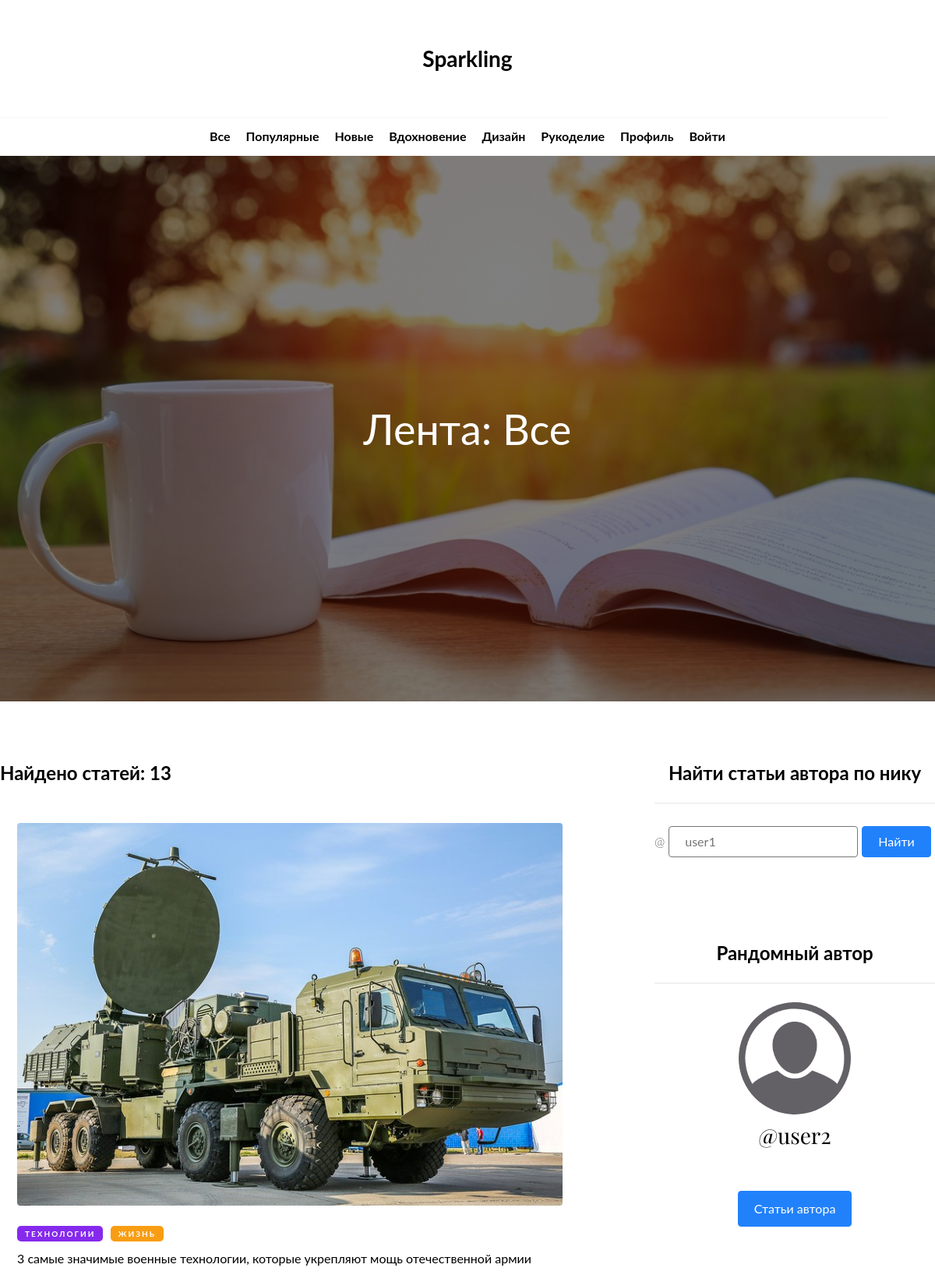
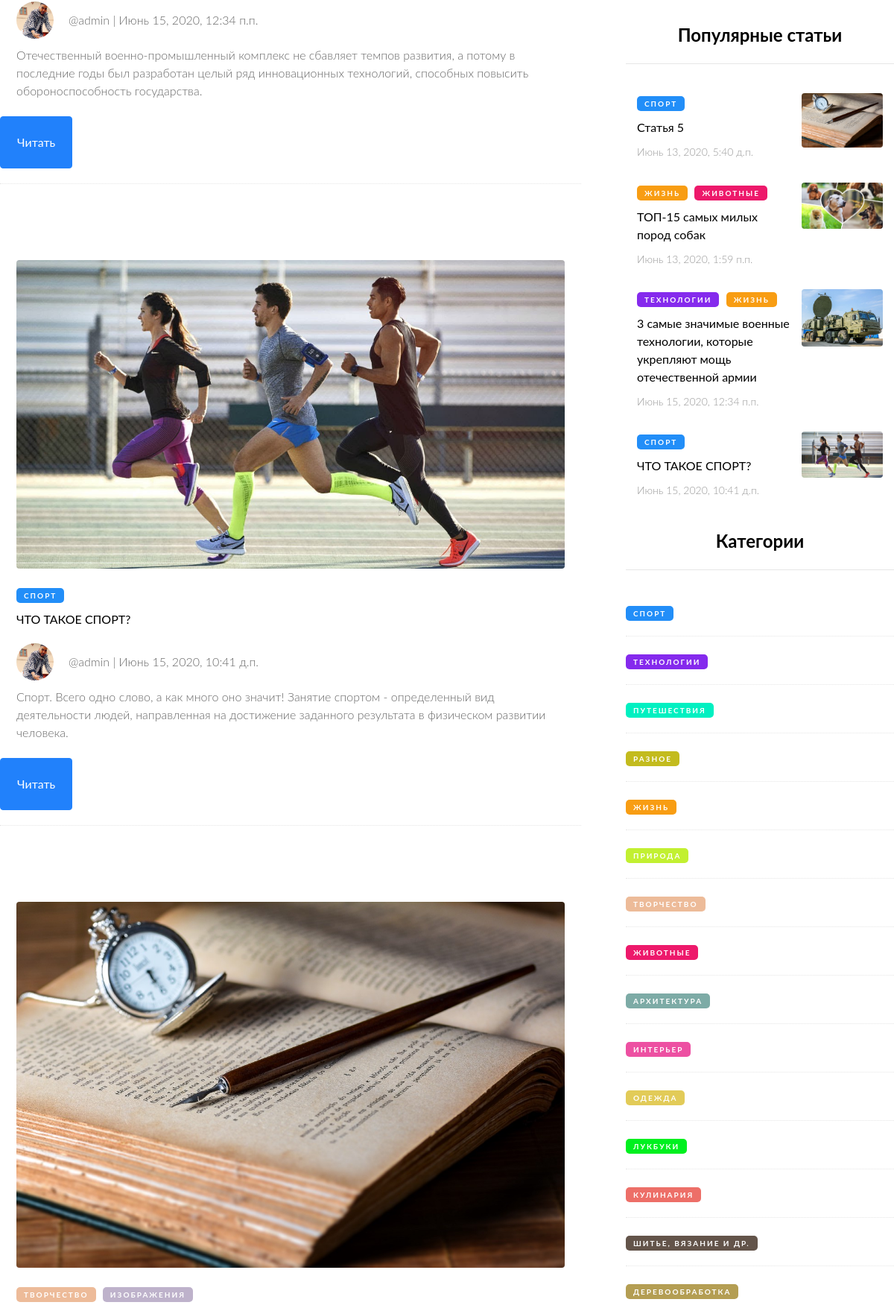
Page /main/feed/ (upper part) on the committed database (2 pictures, top to bottom).
### main/models.py (models this page shows, shortened)
class Part(models.Model):
    name = models.CharField("Название", max_length=20)
    class Meta:
        verbose_name = "Раздел"
        verbose_name_plural = "Разделы"
    def __str__(self):
        return str(self.name)

class Post(models.Model):
    number = models.CharField("№ в последовательности статей", max_length=4,
                              null=True, blank=True, default="~",
                              help_text="*Необязательное поле. Ненумерованные статьи располагаются после нумерованых в порядке их создания")
    user = models.ForeignKey(User, on_delete=models.CASCADE, related_name="post")
    title = models.CharField("Название", max_length=100)
    annotation = models.CharField("Краткая аннотация", max_length=200)
    preview = models.ImageField('Изображение', upload_to='main/post/preview',
                                blank=True, default="main/post/preview/def_post_img.jpg")
    category = models.ManyToManyField(Category, related_name="post", blank=True,
                                      default=[Category.objects.get(name="Разное").id],
                                      help_text="*Удерживайте «Control» или «Command» на Mac, чтобы выбрать более одного")
    tag = models.ManyToManyField(Tag, related_name="post", blank=True,
                                 help_text="*Удерживайте «Control» или «Command» на Mac, чтобы выбрать более одного")
    date = models.DateTimeField("Дата", auto_now_add=True)
    content = models.TextField("Текст статьи", blank=True, default="",
                               help_text="*Вы можете писать в виде html-разметки или просто текст<br>**Потяните за угол, чтоб изменить размер этого поля")
    moderated = models.BooleanField("Прошла проверку", default=False)
    class Meta:
        ordering = ['number', 'id']
        verbose_name = "Статья"
        verbose_name_plural = "Статьи"
    def __str__(self):
        return str(self.user) + " - " + str(self.title)

class Category(models.Model):
    name = models.CharField("Название", max_length=20)
    colr = models.CharField("Цвет", max_length=10)
    part = models.ForeignKey(Part, on_delete=models.SET_DEFAULT, related_name="category", default=Part.objects.get(name="Вдохновение").id)
    class Meta:
        verbose_name = "Категория"
        verbose_name_plural = "Категории"
    def __str__(self):
        return str(self.name)

class UserData(models.Model):
    user = models.OneToOneField(User, on_delete=models.CASCADE, related_name="user_data")
    photo = models.ImageField('Фото', upload_to='main/user_data/photo', blank=True, default="main/user_data/photo/def_ava.jpg", help_text="Портретная ориентация, лучше квадратное изображение")
    annotation = models.CharField("Кратко о Вас", max_length=200, default=" ")

### main/views.py (the view, shortened to what this page needs)
# urls.py: path('feed/', main_views.feed, name='feed'),
def feed(request):
    if request.method == "POST":
        if "author_search" in request.POST:
            curr_author = get_object_or_404(User.objects, username=request.POST.get("author_search"))
            return HttpResponseRedirect(('{}?author_id=' + str(curr_author.id)).format(reverse('feed', kwargs={})))
    else:
        tags = my_models.Tag.objects.all()
        auth_count = User.objects.count()
        ix = randint(0, auth_count - 1)
        random_user = User.objects.all()[ix:ix + 1][0]
        content = my_models.Post.objects.all()
        curr_author = None
        if "author_id" in request.GET:
            curr_author = get_object_or_404(User.objects, id=request.GET.get("author_id"))
            content = content.filter(user=curr_author)
        curr_category = None
        if "category_id" in request.GET:
            curr_category = get_object_or_404(my_models.Category.objects, id=request.GET.get("category_id"))
            content = content.filter(category=curr_category)
        curr_tag = None
        if "tag_id" in request.GET:
            curr_tag = get_object_or_404(my_models.Tag.objects, id=request.GET.get("tag_id"))
            content = content.filter(tag=curr_tag)
        curr_part = None
        if "part_id" in request.GET:
            curr_part = get_object_or_404(my_models.Part.objects,   id=request.GET.get("part_id"))
            content = content.filter(category__part=curr_part)
        content_len = content.count()
        return render(request, 'main/feed.html', {
            'parts': my_models.Part.objects.all(),
            "tags": tags,
            "random_user": random_user,
            "four_popular_posts": sorted(my_models.Post.objects.all(), key=lambda x: x.comment.count(), reverse=True)[0:4],
            "author_id": request.GET.get("author_id", False),
            "category_id": request.GET.get("category_id", False),
            "tag_id": request.GET.get("tag_id", False),
            "part_id": request.GET.get("part_id", False),
            "sort": request.GET.get("sort", False),
            "curr_author": curr_author,
            "curr_category": curr_category,
            "curr_tag": curr_tag,
            "curr_part": curr_part,
            "content": content,
            "content_len": content_len,
        })

### main/models.py (called while the page is built)
    def __str__(self):
        return str(self.name)

### templates/main/feed.html (shortened to what this page needs)
{% extends "main/base.html" %}
{% load static %}
{% block body_class %}feed{% endblock %}
{% block main_block %}
    <section class="banner">
        <div class="banner-overlay">
            <div class="banner__content">
                {% if author_id %}
                    <h1>Лента<br>Автор: {{ curr_author.last_name }} {{ curr_author.first_name }} @{{ curr_author.username }}</h1>
                {% elif category_id %}
                    <div class="category-tag" style="background-color: {{ curr_category.colr }};">{{ curr_category }}</div>
                    <h1>Лента<br>Категория: {{ curr_category }}</h1>
                {% elif tag_id %}
                    <div class="category-tag">{{ curr_tag }}</div>
                    <h1>Лента<br>Тег: {{ curr_tag }}</h1>
                {% elif part_id %}
                    <h1>Лента<br>Раздел: {{ curr_part }}</h1>
                {% elif sort %}
                    <h1>Лента<br>Сортировка: {% if sort == "new" %}Новые{% elif sort == "popular" %}Популярные{% endif %}</h1>
                {% else %}
                    <h1>Лента: Все</h1>
                {% endif %}
            </div>
        </div>
    </section>
    <div class="with-side-bar-wrapper">
        <main>
            <div class="dynamic-block">
                <p class="h3">Найдено статей: {{ content_len }}</p>
                <ul class="post-preview-middle-list lvl-1">
                    {% for postt in content %}
                    <li class="post-preview-middle">
                        <a href="{% url 'post' %}?post_id={{ postt.id }}">
                            <img src="{{ postt.preview.url }}" alt="{{ postt }}">
                            <div class="post-preview-small__info">
                                <div class="post-preview-small__tags">
                                    {% for categorr in postt.category.all %}
                                        <span class="category-tag" style="background-color: {{ categorr.colr }};">{{ categorr }}</span>
                                    {% endfor %}
                                </div>
                                <span class="post-preview-small__title">{{ postt.title }}</span>
                                <div class="author-info"><span class="author-info__img"><img src="{{ postt.user.user_data.photo.url }}" alt="{{ postt.user }}"></span>{{ postt.user.last_name }} {{ postt.user.first_name }} @{{ postt.user.username }} | {{ postt.date }}</div>
                                <span class="post-preview-small__annotation">{{ postt.annotation }}</span>
                            </div>
                        </a>
                        <a class="button" href="{% url 'post' %}?post_id={{ postt.id }}">Читать</a>
                    </li>
                    {% endfor %}
                </ul>
            </div>
        </main>
        <div class="side-bar">
            <form method="POST">
                <h3>Найти статьи автора по нику</h3>
                <label for="author_search_input">@</label><input type="text" name="author_search" placeholder="user1" id="author_search_input"><button class="button" type="submit">Найти</button>
            </form>
            <div class="random-author">
                <h3>Рандомный автор</h3>
                <a href="{% url 'feed' %}?author_id={{ random_user.id }}"><span class="random-author__img"><img src="{{ random_user.user_data.photo.url }}" alt="{{ random_user }}"></span></a>
                <div class="h2">{{ random_user.last_name }} {{ random_user.first_name }} @{{ random_user.username }}</div>
                <a class="button" href="{% url 'feed' %}?author_id={{ random_user.id }}">Статьи автора</a>
            </div>
            <div class="popular-posts">
                <h3>Популярные статьи</h3>
                <ul class="post-preview-small-list">
                    {% for pop_p in four_popular_posts %}
                        <li class="post-preview-small">
                            <a href="{% url 'post' %}?post_id={{ pop_p.id }}">
                                <div class="post-preview-small__info">
                                    <div class="post-preview-small__tags">
                                        {% for categorr in pop_p.category.all %}
                                            <span class="category-tag" style="background-color: {{ categorr.colr }};">{{ categorr }}</span>
                                        {% endfor %}
                                    </div>
                                    <span class="post-preview-small__title">{{ pop_p.title }}</span>
                                    <span class="post-preview-small__date">{{ pop_p.date }}</span>
                                </div>
                                <img src="{{ pop_p.preview.url }}" alt="{{ pop_p }}">
                            </a>
                        </li>
                    {% endfor %}
                </ul>
            </div>
            <div class="side-categories">
                <h3>Категории</h3>
                {% for part in parts %}
                    {% for categ in part.category.all %}
                        <a class="side-categories__item" href="{% url 'feed' %}?category_id={{ categ.id }}">
                            <span class="category-tag" style="background-color: {{ categ.colr }};">{{ categ }}</span>
                        </a>
                    {% endfor %}
                {% endfor %}
            </div>
        </div>
    </div>
{% endblock %}

### templates/main/base.html (shortened to what this page needs)
{% load static %}
<!DOCTYPE html>
<html lang="ru">
<head>
    <link rel="stylesheet" href="{% static 'css/normalize.css' %}">
    <link rel="stylesheet" href="{% static 'css/style.css' %}">
</head>
<body class="{% block body_class %}base{% endblock %}">
    <header>
        <div class="main-logo-wrapper">
            <a class="main-logo" href="{% url 'index' %}" title="Главная">Sparkling</a>
        </div>
        <nav class="header-nav">
            <ul>
                <li>
                    <a href="{% url 'feed' %}">Все</a>
                </li>
                <li>
                    <a href="{% url 'feed' %}?sort=popular">Популярные</a>
                </li>
                <li>
                    <a href="{% url 'feed' %}?sort=new">Новые</a>
                </li>
                {% for part in parts %}
                    <li class="nav__drop-down-parent">
                        <a href="{% url 'feed' %}?part_id={{ part.id }}">{{ part }}</a>
                    </li>
                {% endfor %}
                <li>
                    <a href="{% url 'profile' %}">Профиль</a>
                </li>
                <li>
                    {% if request.user.is_authenticated %}
                        <a href="{% url 'logout' %}">Выйти</a>
                    {% else %}
                        <a href="{% url 'login' %}">Войти</a>
                    {% endif %}
                </li>
            </ul>
        </nav>
    </header>
    {% block main_block %}
    {% endblock %}
</body>
</html>

### rows in the picture
Part: name "Вдохновение"
Part: name "Дизайн"
Part: name "Рукоделие"
Post: preview (picture), title "3 самые значимые военные технологии, которые укрепляют мощь отечественной армии", user.user_data.photo (picture), user.username "admin", date "Июнь 15, 2020, 12:34 п.п.", annotation "Отечественный военно-промышленный комплекс не сбавляет темпов развития, а потому в последние годы был разработан целый ряд инновационных технологий, способных повысить обороноспособность государства."
Category: name "ТЕХНОЛОГИИ"
Category: name "ЖИЗНЬ"
Post: preview (placeholder picture), title "ЧТО ТАКОЕ СПОРТ?", user.user_data.photo (picture), user.username "admin", date "Июнь 15, 2020, 10:41 д.п.", annotation "Спорт. Всего одно слово, а как много оно значит! Занятие спортом - определенный вид деятельности людей, направленная на достижение заданного результата в физическом развитии человека."
Category: name "СПОРТ"
Post: preview (picture)
Category: name "ТВОРЧЕСТВО"
Category: name "ИЗОБРАЖЕНИЯ"
Post: title "Статья 5", date "Июнь 13, 2020, 5:40 д.п.", preview (picture)
Post: title "ТОП-15 самых милых пород собак", date "Июнь 13, 2020, 1:59 п.п.", preview (picture)
Category: name "ЖИВОТНЫЕ"
Category: name "ПУТЕШЕСТВИЯ"
Category: name "РАЗНОЕ"
Category: name "ПРИРОДА"
Category: name "АРХИТЕКТУРА"
Category: name "ИНТЕРЬЕР"
Category: name "ОДЕЖДА"
Category: name "ЛУКБУКИ"
Category: name "КУЛИНАРИЯ"
Category: name "ШИТЬЕ, ВЯЗАНИЕ И ДР."
Category: name "ДЕРЕВООБРАБОТКА"

### other values in the picture
{{ content_len }} "13"
{{ random_user.username }} "user2"
